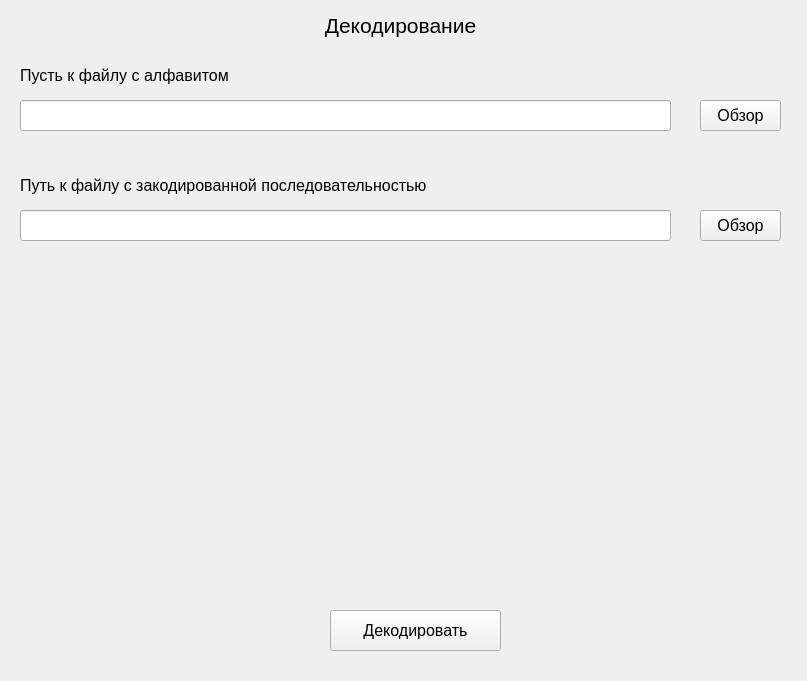
<?xml version="1.0" encoding="UTF-8"?>
<ui version="4.0">
 <class>DecodeWidjet</class>
 <widget class="QWidget" name="DecodeWidjet">
  <property name="geometry">
   <rect>
    <x>0</x>
    <y>0</y>
    <width>807</width>
    <height>681</height>
   </rect>
  </property>
  <property name="windowTitle">
   <string>Form</string>
  </property>
  <widget class="QLabel" name="encode_seq_label">
   <property name="geometry">
    <rect>
     <x>20</x>
     <y>170</y>
     <width>511</width>
     <height>31</height>
    </rect>
   </property>
   <property name="font">
    <font>
     <pointsize>12</pointsize>
    </font>
   </property>
   <property name="text">
    <string>Путь к файлу с закодированной последовательностью</string>
   </property>
  </widget>
  <widget class="QPushButton" name="decode_button">
   <property name="geometry">
    <rect>
     <x>330</x>
     <y>610</y>
     <width>171</width>
     <height>41</height>
    </rect>
   </property>
   <property name="font">
    <font>
     <pointsize>12</pointsize>
    </font>
   </property>
   <property name="text">
    <string>Декодировать</string>
   </property>
  </widget>
  <widget class="QLineEdit" name="alphabet_edit">
   <property name="geometry">
    <rect>
     <x>20</x>
     <y>100</y>
     <width>651</width>
     <height>31</height>
    </rect>
   </property>
   <property name="font">
    <font>
     <pointsize>12</pointsize>
    </font>
   </property>
  </widget>
  <widget class="QLabel" name="alphabet_label">
   <property name="geometry">
    <rect>
     <x>20</x>
     <y>60</y>
     <width>261</width>
     <height>31</height>
    </rect>
   </property>
   <property name="font">
    <font>
     <pointsize>12</pointsize>
    </font>
   </property>
   <property name="text">
    <string>Пусть к файлу с алфавитом</string>
   </property>
  </widget>
  <widget class="QLineEdit" name="encode_seq_edit">
   <property name="geometry">
    <rect>
     <x>20</x>
     <y>210</y>
     <width>651</width>
     <height>31</height>
    </rect>
   </property>
   <property name="font">
    <font>
     <pointsize>12</pointsize>
    </font>
   </property>
  </widget>
  <widget class="QPushButton" name="encode_seq_file_dialog_button">
   <property name="geometry">
    <rect>
     <x>700</x>
     <y>210</y>
     <width>81</width>
     <height>31</height>
    </rect>
   </property>
   <property name="font">
    <font>
     <pointsize>12</pointsize>
    </font>
   </property>
   <property name="text">
    <string>Обзор</string>
   </property>
  </widget>
  <widget class="QLabel" name="decode_label">
   <property name="geometry">
    <rect>
     <x>300</x>
     <y>0</y>
     <width>201</width>
     <height>51</height>
    </rect>
   </property>
   <property name="font">
    <font>
     <pointsize>16</pointsize>
    </font>
   </property>
   <property name="text">
    <string>Декодирование</string>
   </property>
   <property name="alignment">
    <set>Qt::AlignCenter</set>
   </property>
  </widget>
  <widget class="QPushButton" name="alphabet_file_dialog_button">
   <property name="geometry">
    <rect>
     <x>700</x>
     <y>100</y>
     <width>81</width>
     <height>31</height>
    </rect>
   </property>
   <property name="font">
    <font>
     <pointsize>12</pointsize>
    </font>
   </property>
   <property name="text">
    <string>Обзор</string>
   </property>
  </widget>
 </widget>
 <resources/>
 <connections/>
</ui>
